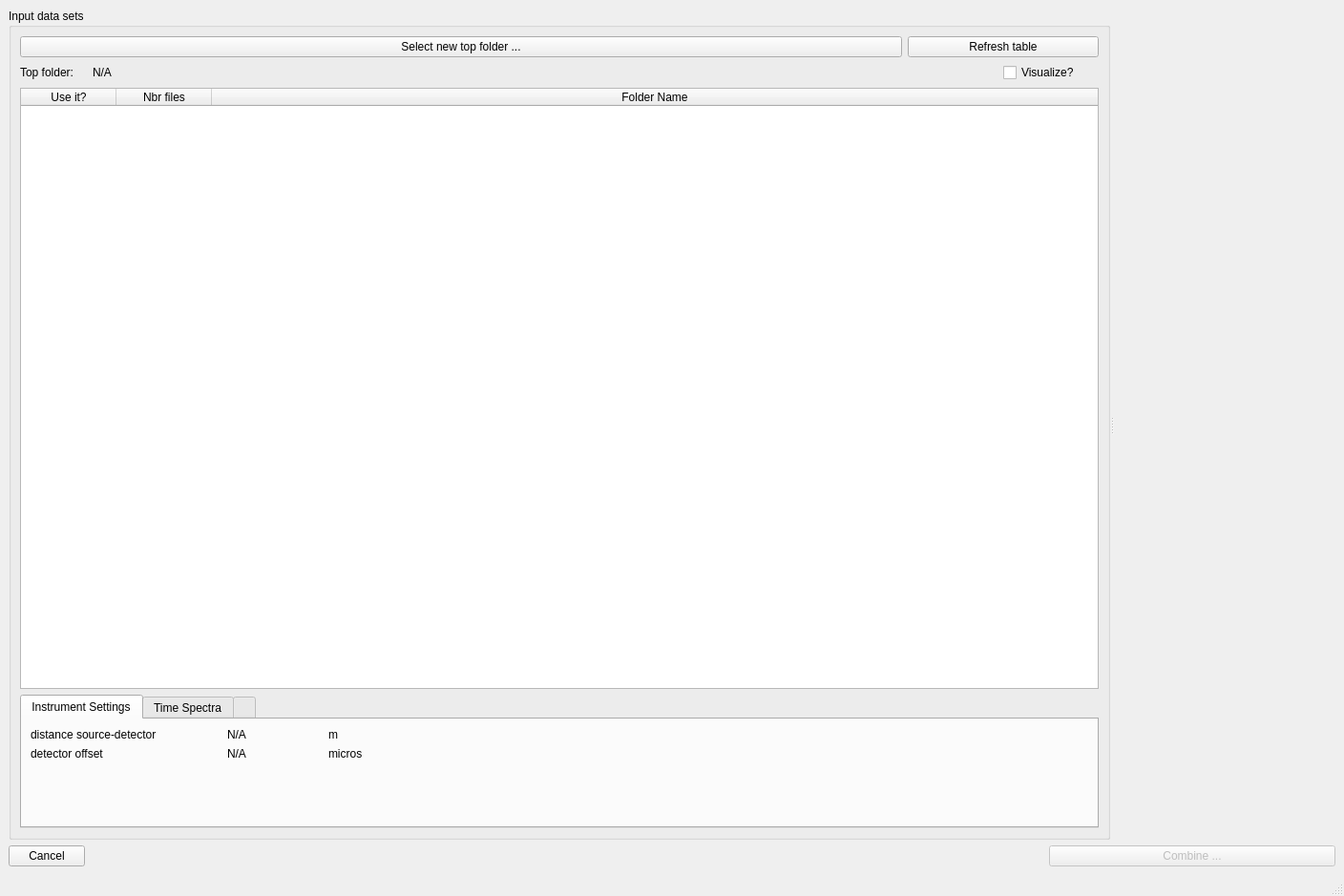
<?xml version="1.0" encoding="UTF-8"?>
<ui version="4.0">
 <class>MainWindow</class>
 <widget class="QMainWindow" name="MainWindow">
  <property name="geometry">
   <rect>
    <x>0</x>
    <y>0</y>
    <width>1408</width>
    <height>939</height>
   </rect>
  </property>
  <property name="windowTitle">
   <string>TOF combine</string>
  </property>
  <widget class="QWidget" name="centralwidget">
   <layout class="QVBoxLayout" name="verticalLayout_3">
    <item>
     <widget class="QSplitter" name="combine_horizontal_splitter">
      <property name="orientation">
       <enum>Qt::Horizontal</enum>
      </property>
      <widget class="QWidget" name="layoutWidget">
       <layout class="QVBoxLayout" name="verticalLayout_2">
        <item>
         <widget class="QGroupBox" name="groupBox">
          <property name="sizePolicy">
           <sizepolicy hsizetype="Preferred" vsizetype="Expanding">
            <horstretch>0</horstretch>
            <verstretch>0</verstretch>
           </sizepolicy>
          </property>
          <property name="title">
           <string>Input data sets</string>
          </property>
          <layout class="QVBoxLayout" name="verticalLayout">
           <item>
            <layout class="QHBoxLayout" name="horizontalLayout_3">
             <item>
              <widget class="QPushButton" name="combine_select_top_folder_pushButton">
               <property name="text">
                <string>Select new top folder ...</string>
               </property>
              </widget>
             </item>
             <item>
              <widget class="QPushButton" name="combine_refresh_top_folder_pushButton">
               <property name="minimumSize">
                <size>
                 <width>200</width>
                 <height>0</height>
                </size>
               </property>
               <property name="maximumSize">
                <size>
                 <width>200</width>
                 <height>16777215</height>
                </size>
               </property>
               <property name="text">
                <string>Refresh table</string>
               </property>
              </widget>
             </item>
            </layout>
           </item>
           <item>
            <layout class="QHBoxLayout" name="horizontalLayout_4">
             <item>
              <widget class="QLabel" name="label_4">
               <property name="minimumSize">
                <size>
                 <width>70</width>
                 <height>0</height>
                </size>
               </property>
               <property name="maximumSize">
                <size>
                 <width>70</width>
                 <height>16777215</height>
                </size>
               </property>
               <property name="text">
                <string>Top folder: </string>
               </property>
              </widget>
             </item>
             <item>
              <widget class="QLabel" name="top_folder_label">
               <property name="text">
                <string>N/A</string>
               </property>
              </widget>
             </item>
             <item>
              <widget class="QCheckBox" name="visualize_checkBox">
               <property name="maximumSize">
                <size>
                 <width>100</width>
                 <height>16777215</height>
                </size>
               </property>
               <property name="text">
                <string>Visualize?</string>
               </property>
              </widget>
             </item>
            </layout>
           </item>
           <item>
            <widget class="QTableWidget" name="combine_tableWidget">
             <attribute name="horizontalHeaderStretchLastSection">
              <bool>true</bool>
             </attribute>
             <column>
              <property name="text">
               <string>Use it?</string>
              </property>
             </column>
             <column>
              <property name="text">
               <string>Nbr files</string>
              </property>
             </column>
             <column>
              <property name="text">
               <string>Folder Name</string>
              </property>
             </column>
            </widget>
           </item>
           <item>
            <widget class="QTabWidget" name="combine_bottom_tabWidget">
             <property name="sizePolicy">
              <sizepolicy hsizetype="Expanding" vsizetype="Minimum">
               <horstretch>0</horstretch>
               <verstretch>0</verstretch>
              </sizepolicy>
             </property>
             <property name="maximumSize">
              <size>
               <width>16777215</width>
               <height>140</height>
              </size>
             </property>
             <property name="currentIndex">
              <number>0</number>
             </property>
             <widget class="QWidget" name="tab_3">
              <attribute name="title">
               <string>Instrument Settings</string>
              </attribute>
              <layout class="QGridLayout" name="gridLayout_3">
               <item row="1" column="2">
                <widget class="QLabel" name="combine_detector_offset_units">
                 <property name="text">
                  <string>micros</string>
                 </property>
                </widget>
               </item>
               <item row="1" column="0">
                <widget class="QLabel" name="label_3">
                 <property name="text">
                  <string>detector offset</string>
                 </property>
                </widget>
               </item>
               <item row="0" column="1">
                <widget class="QLabel" name="distance_source_detector_label">
                 <property name="maximumSize">
                  <size>
                   <width>100</width>
                   <height>16777215</height>
                  </size>
                 </property>
                 <property name="text">
                  <string>N/A</string>
                 </property>
                </widget>
               </item>
               <item row="0" column="0">
                <widget class="QLabel" name="label">
                 <property name="minimumSize">
                  <size>
                   <width>200</width>
                   <height>0</height>
                  </size>
                 </property>
                 <property name="maximumSize">
                  <size>
                   <width>200</width>
                   <height>16777215</height>
                  </size>
                 </property>
                 <property name="text">
                  <string>distance source-detector</string>
                 </property>
                </widget>
               </item>
               <item row="0" column="2">
                <widget class="QLabel" name="label_2">
                 <property name="text">
                  <string>m</string>
                 </property>
                </widget>
               </item>
               <item row="1" column="1">
                <widget class="QLabel" name="detector_offset_label">
                 <property name="text">
                  <string>N/A</string>
                 </property>
                </widget>
               </item>
               <item row="2" column="2">
                <spacer name="verticalSpacer_3">
                 <property name="orientation">
                  <enum>Qt::Vertical</enum>
                 </property>
                 <property name="sizeHint" stdset="0">
                  <size>
                   <width>20</width>
                   <height>40</height>
                  </size>
                 </property>
                </spacer>
               </item>
              </layout>
             </widget>
             <widget class="QWidget" name="tab_4">
              <attribute name="title">
               <string>Time Spectra</string>
              </attribute>
              <layout class="QVBoxLayout" name="verticalLayout_9">
               <item>
                <widget class="QLabel" name="time_spectra_name_label">
                 <property name="sizePolicy">
                  <sizepolicy hsizetype="Expanding" vsizetype="Minimum">
                   <horstretch>0</horstretch>
                   <verstretch>0</verstretch>
                  </sizepolicy>
                 </property>
                 <property name="text">
                  <string>N/A</string>
                 </property>
                </widget>
               </item>
               <item>
                <spacer name="verticalSpacer">
                 <property name="orientation">
                  <enum>Qt::Vertical</enum>
                 </property>
                 <property name="sizeHint" stdset="0">
                  <size>
                   <width>20</width>
                   <height>40</height>
                  </size>
                 </property>
                </spacer>
               </item>
               <item>
                <widget class="QPushButton" name="time_spectra_preview_pushButton">
                 <property name="enabled">
                  <bool>false</bool>
                 </property>
                 <property name="text">
                  <string>Preview</string>
                 </property>
                </widget>
               </item>
              </layout>
             </widget>
             <widget class="QWidget" name="tab_5">
              <attribute name="title">
               <string/>
              </attribute>
              <layout class="QVBoxLayout" name="verticalLayout_10">
               <item>
                <widget class="QGroupBox" name="groupBox_2">
                 <property name="title">
                  <string>How to combine the folders</string>
                 </property>
                 <layout class="QHBoxLayout" name="horizontalLayout_5">
                  <item>
                   <widget class="QRadioButton" name="combine_mean_radioButton">
                    <property name="text">
                     <string>mean</string>
                    </property>
                    <property name="checked">
                     <bool>true</bool>
                    </property>
                   </widget>
                  </item>
                  <item>
                   <widget class="QRadioButton" name="combine_median_radioButton">
                    <property name="text">
                     <string>median</string>
                    </property>
                   </widget>
                  </item>
                  <item>
                   <spacer name="horizontalSpacer_5">
                    <property name="orientation">
                     <enum>Qt::Horizontal</enum>
                    </property>
                    <property name="sizeHint" stdset="0">
                     <size>
                      <width>40</width>
                      <height>20</height>
                     </size>
                    </property>
                   </spacer>
                  </item>
                 </layout>
                </widget>
               </item>
               <item>
                <widget class="QLabel" name="label_10">
                 <property name="text">
                  <string>Integrated image (top right view) is an average of the entire stack of images selected.</string>
                 </property>
                </widget>
               </item>
               <item>
                <spacer name="verticalSpacer_2">
                 <property name="orientation">
                  <enum>Qt::Vertical</enum>
                 </property>
                 <property name="sizeHint" stdset="0">
                  <size>
                   <width>20</width>
                   <height>40</height>
                  </size>
                 </property>
                </spacer>
               </item>
              </layout>
             </widget>
            </widget>
           </item>
          </layout>
         </widget>
        </item>
       </layout>
      </widget>
      <widget class="QWidget" name="combine_widget" native="true">
       <property name="sizePolicy">
        <sizepolicy hsizetype="Preferred" vsizetype="Expanding">
         <horstretch>0</horstretch>
         <verstretch>0</verstretch>
        </sizepolicy>
       </property>
      </widget>
     </widget>
    </item>
    <item>
     <layout class="QHBoxLayout" name="horizontalLayout">
      <item>
       <widget class="QPushButton" name="cancel_pushButton">
        <property name="text">
         <string>Cancel</string>
        </property>
       </widget>
      </item>
      <item>
       <spacer name="horizontalSpacer">
        <property name="orientation">
         <enum>Qt::Horizontal</enum>
        </property>
        <property name="sizeHint" stdset="0">
         <size>
          <width>40</width>
          <height>20</height>
         </size>
        </property>
       </spacer>
      </item>
      <item>
       <widget class="QPushButton" name="combine_pushButton">
        <property name="enabled">
         <bool>false</bool>
        </property>
        <property name="sizePolicy">
         <sizepolicy hsizetype="Maximum" vsizetype="Fixed">
          <horstretch>0</horstretch>
          <verstretch>0</verstretch>
         </sizepolicy>
        </property>
        <property name="minimumSize">
         <size>
          <width>300</width>
          <height>0</height>
         </size>
        </property>
        <property name="text">
         <string>Combine ...</string>
        </property>
       </widget>
      </item>
     </layout>
    </item>
   </layout>
  </widget>
  <widget class="QMenuBar" name="menubar">
   <property name="geometry">
    <rect>
     <x>0</x>
     <y>0</y>
     <width>1408</width>
     <height>24</height>
    </rect>
   </property>
  </widget>
  <widget class="QStatusBar" name="statusbar"/>
  <action name="actionLoad">
   <property name="text">
    <string>Load ...</string>
   </property>
   <property name="shortcut">
    <string>Ctrl+O</string>
   </property>
  </action>
  <action name="actionSave">
   <property name="text">
    <string>Save ...</string>
   </property>
   <property name="shortcut">
    <string>Ctrl+S</string>
   </property>
  </action>
  <action name="actionLog">
   <property name="text">
    <string>Log ...</string>
   </property>
   <property name="shortcut">
    <string>Ctrl+L</string>
   </property>
  </action>
 </widget>
 <resources/>
 <connections>
  <connection>
   <sender>combine_select_top_folder_pushButton</sender>
   <signal>clicked()</signal>
   <receiver>MainWindow</receiver>
   <slot>select_top_folder_button_clicked()</slot>
   <hints>
    <hint type="sourcelabel">
     <x>178</x>
     <y>100</y>
    </hint>
    <hint type="destinationlabel">
     <x>1086</x>
     <y>29</y>
    </hint>
   </hints>
  </connection>
  <connection>
   <sender>time_spectra_preview_pushButton</sender>
   <signal>clicked()</signal>
   <receiver>MainWindow</receiver>
   <slot>time_spectra_preview_clicked()</slot>
   <hints>
    <hint type="sourcelabel">
     <x>240</x>
     <y>472</y>
    </hint>
    <hint type="destinationlabel">
     <x>1089</x>
     <y>938</y>
    </hint>
   </hints>
  </connection>
  <connection>
   <sender>combine_mean_radioButton</sender>
   <signal>clicked()</signal>
   <receiver>MainWindow</receiver>
   <slot>combine_algorithm_changed()</slot>
   <hints>
    <hint type="sourcelabel">
     <x>114</x>
     <y>413</y>
    </hint>
    <hint type="destinationlabel">
     <x>7</x>
     <y>814</y>
    </hint>
   </hints>
  </connection>
  <connection>
   <sender>combine_median_radioButton</sender>
   <signal>clicked()</signal>
   <receiver>MainWindow</receiver>
   <slot>combine_algorithm_changed()</slot>
   <hints>
    <hint type="sourcelabel">
     <x>194</x>
     <y>413</y>
    </hint>
    <hint type="destinationlabel">
     <x>9</x>
     <y>775</y>
    </hint>
   </hints>
  </connection>
  <connection>
   <sender>combine_refresh_top_folder_pushButton</sender>
   <signal>clicked()</signal>
   <receiver>MainWindow</receiver>
   <slot>refresh_table_clicked()</slot>
   <hints>
    <hint type="sourcelabel">
     <x>1170</x>
     <y>100</y>
    </hint>
    <hint type="destinationlabel">
     <x>1078</x>
     <y>0</y>
    </hint>
   </hints>
  </connection>
  <connection>
   <sender>cancel_pushButton</sender>
   <signal>clicked()</signal>
   <receiver>MainWindow</receiver>
   <slot>close()</slot>
   <hints>
    <hint type="sourcelabel">
     <x>92</x>
     <y>718</y>
    </hint>
    <hint type="destinationlabel">
     <x>337</x>
     <y>870</y>
    </hint>
   </hints>
  </connection>
  <connection>
   <sender>visualize_checkBox</sender>
   <signal>clicked()</signal>
   <receiver>MainWindow</receiver>
   <slot>visualize_clicked()</slot>
   <hints>
    <hint type="sourcelabel">
     <x>1170</x>
     <y>131</y>
    </hint>
    <hint type="destinationlabel">
     <x>1407</x>
     <y>305</y>
    </hint>
   </hints>
  </connection>
  <connection>
   <sender>combine_pushButton</sender>
   <signal>clicked()</signal>
   <receiver>MainWindow</receiver>
   <slot>combine_clicked()</slot>
   <hints>
    <hint type="sourcelabel">
     <x>1395</x>
     <y>718</y>
    </hint>
    <hint type="destinationlabel">
     <x>963</x>
     <y>839</y>
    </hint>
   </hints>
  </connection>
 </connections>
 <slots>
  <slot>select_top_folder_button_clicked()</slot>
  <slot>time_spectra_preview_clicked()</slot>
  <slot>combine_algorithm_changed()</slot>
  <slot>refresh_table_clicked()</slot>
  <slot>export_combined_and_binned_images_clicked()</slot>
  <slot>visualize_clicked()</slot>
  <slot>combine_and_reload_clicked()</slot>
  <slot>combine_clicked()</slot>
 </slots>
</ui>
